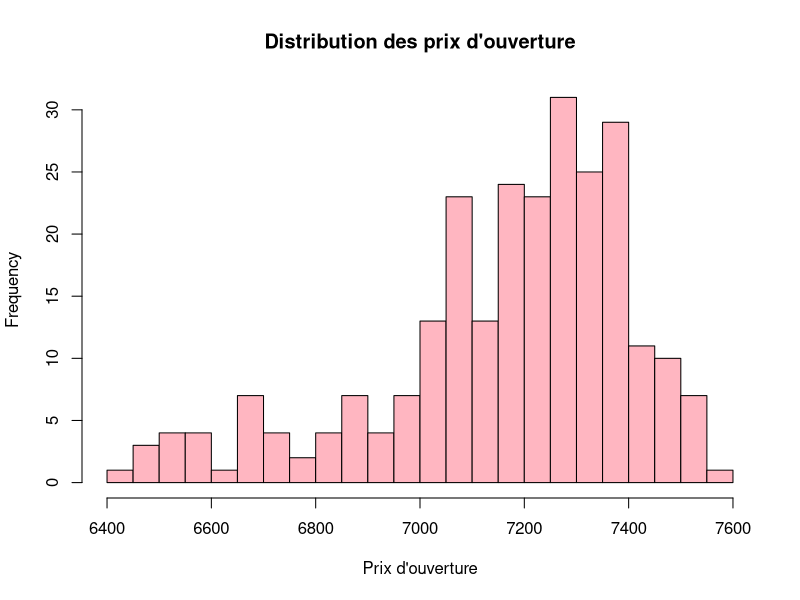
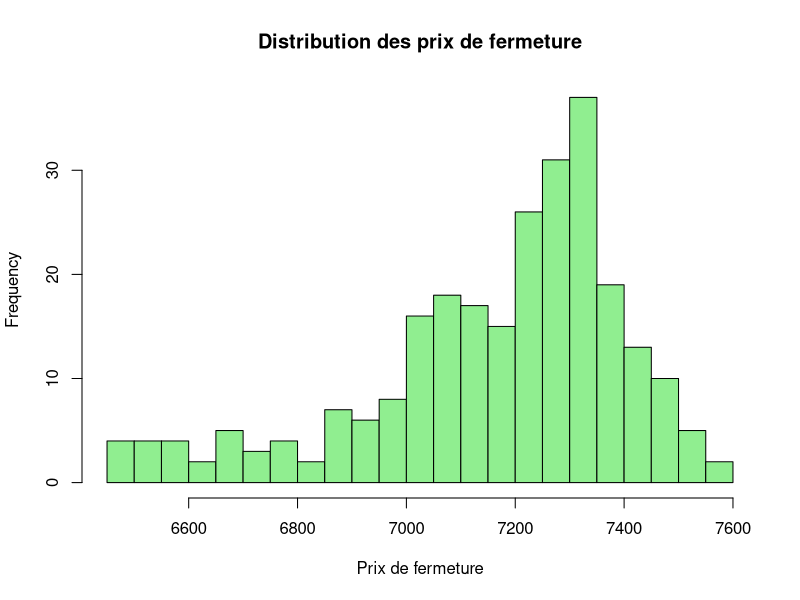
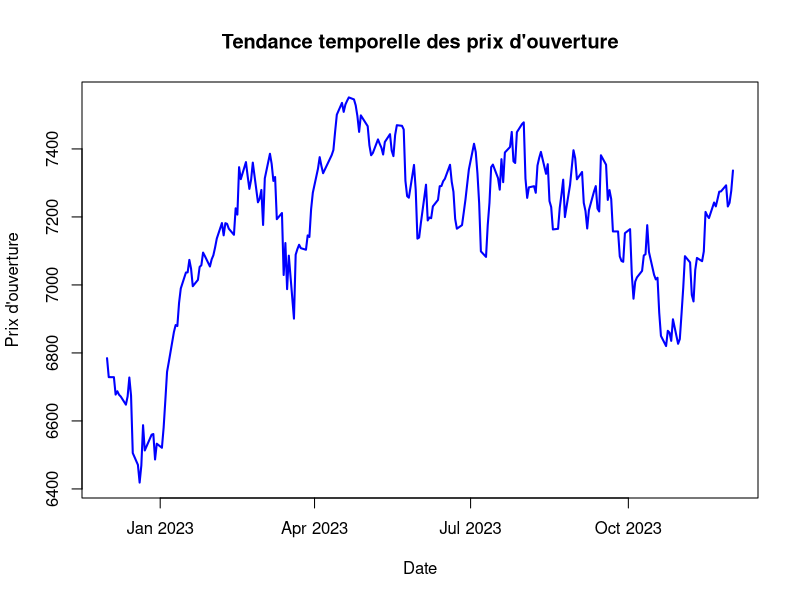
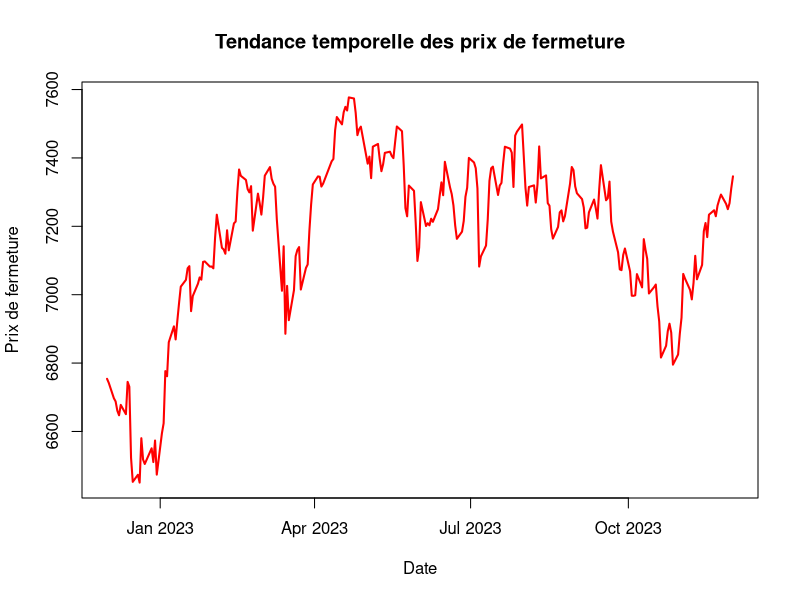
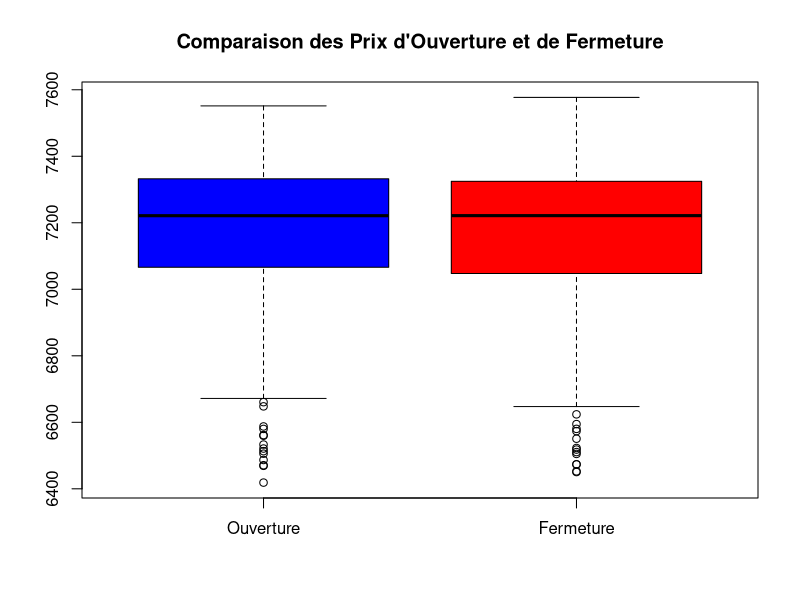

R code for these plots, in order:
#qst 1: importation des données cac40.csv sous fomre de data frame en utilisant la fonction read.csv 
data = read.csv("./CAC40.csv", header = TRUE, sep = ",")
head(data)
#qst 2: 2.1 Vérification des types de variables des colonnes et les premières observations de chaque colonne en utilisant la fonction str
str(data)
#2.2 Recherche des valeurs manquantes en utilisant la fonction summary()
summary(data)
# Identification des colonnes avec un Volume = 0 ou les autres valeurs != 0 ce qui indique un probleme dans la valeur du volume 
anomalies = data[data$Volume == 0 & (data$Volume != data$High | data$Volume != data$Low | data$Volume != data$Close | data$Volume != data$Adj.Close) , ]
# Afficher les anomalies pour vérification
print(anomalies)
#Identifier les doublons au cas où certaines lignes seraient répétées en utilisant la fonction duplicated
duplicated_rows = data[duplicated(data), ]
print(duplicated_rows)
#Remplacement du valeur volume = 0 par la moyenne de volume != 0 d'autre jours 
# Filtrer les colonnes ou Volume != 0
volume_non_null = data[data$Volume != 0 , ]

# Calculer la moyenne de 'Volume'  ou Volume != 0
moy_non_null = mean(volume_non_null$Volume, na.rm = TRUE)
moy_non_null

#remplacement
data$Volume[data$Volume == 0] <- moy_non_null

# les données apres le mise a jour 
print(data)

# calcule des statistiques descriptives pour les prix d'ouverture 
# Calcule du min , max , medianne , moyenne , 1st and 3rd quartiles du prix d'overture en utilisant la fonction summary 
summary_open = summary(data$Open)
summary_open

#calcule d'ecart type du prix d'ouverture 
sd_open = sd(data$Open, na.rm = TRUE)
sd_open 

# Calcul de la variance pour les prix d'ouverture
variance_open = var(data$Open, na.rm = TRUE)
variance_open 

#calcule du mode du prix d'ouverture 
# Fonction pour calculer le mode
calculate_mode = function(x) {
  uniqx = unique(x)  # Valeurs uniques du prix d'ouverture
  uniqx[which.max(table(x))]  # la fonction table calculer la frequence de chaque valeur unique du uniqx 
}
# Calcul du mode pour les prix d'ouverture
mode_open = calculate_mode(data$Open)
mode_open

# calcule des statistiques descriptives pour les prix de fermeture
# Calcule du min , max , medianne , moyenne , 1st and 3rd quartiles du prix d'overture en utilisant la fonction summary
summary_close = summary(data$Close)
summary_close
#calcule d'ecart type du prix de fermeture 
sd_close = sd(data$Close, na.rm = TRUE)
sd_close
# Calcul de la variance pour les prix d'ouverture
variance_close = var(data$Close, na.rm = TRUE)
variance_close

#calcule du mode du prix de fermeture
# Calcul du mode pour les prix de fermeture
mode_close = calculate_mode(data$Close)
mode_close

#qst4 
# Histogramme pour les prix d'ouverture
hist(data$Open, main = "Distribution des prix d'ouverture", xlab = "Prix d'ouverture", col = "lightpink", border = "black", breaks = 20)

# Histogramme pour les prix de fermeture
hist(data$Close, main = "Distribution des prix de fermeture", xlab = "Prix de fermeture", col = "lightgreen", border = "black", breaks = 20)

#qst5
# Convertir la colonne Date en format Date
data$Date <- as.Date(data$Date, format = "%Y-%m-%d")

# Graphiques des prix d'ouverture

plot(data$Date, data$Open, type = "l", col = "blue", lwd = 2, 
     main = "Tendance temporelle des prix d'ouverture", 
     xlab = "Date", ylab = "Prix d'ouverture")

# Tendance des prix de fermeture

plot(data$Date, data$Close, type = "l", col = "red", lwd = 2, 
     main = "Tendance temporelle des prix de fermeture", 
     xlab = "Date", ylab = "Prix de fermeture")

## qst 6
# Boxplots comparatifs
boxplot(data$Open, data$Close, names = c("Ouverture", "Fermeture"), col = c("blue", "red"), main = "Comparaison des Prix d'Ouverture et de Fermeture")


# Test statistique de Wilcoxon
test_result <- wilcox.test(data$Open, data$Close, paired = TRUE)
test_result

# Test de normalité pour les différences
shapiro.test(data$Open - data$Close)

# Si les différences sont normalement distribuées, utiliser le test t apparié
t_test_result <- t.test(data$Open, data$Close, paired = TRUE)
t_test_result


## qst 7 
# Calcul de la volatilité
data$Volatility <- abs(data$Open - data$Close)

# Statistiques descriptives de la volatilité
# Moyenne de la volatilité
mean_volatility <- mean(data$Volatility, na.rm = TRUE)

# Écart-type de la volatilité
sd_volatility <- sd(data$Volatility, na.rm = TRUE)

# Valeurs minimum et maximum de la volatilité
min_volatility <- min(data$Volatility, na.rm = TRUE)
max_volatility <- max(data$Volatility, na.rm = TRUE)

# Afficher les résultats
mean_volatility
sd_volatility
min_volatility
max_volatility